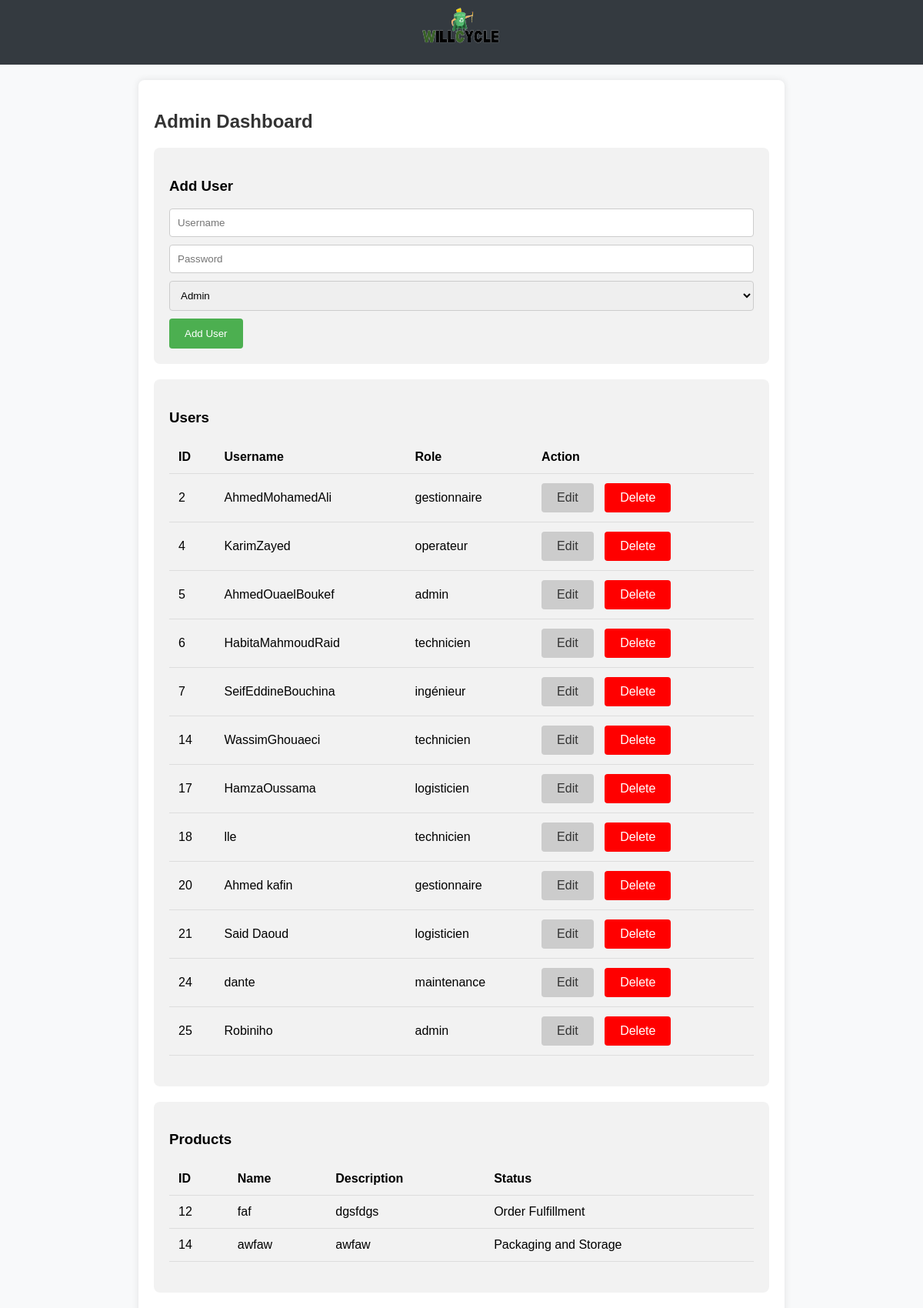
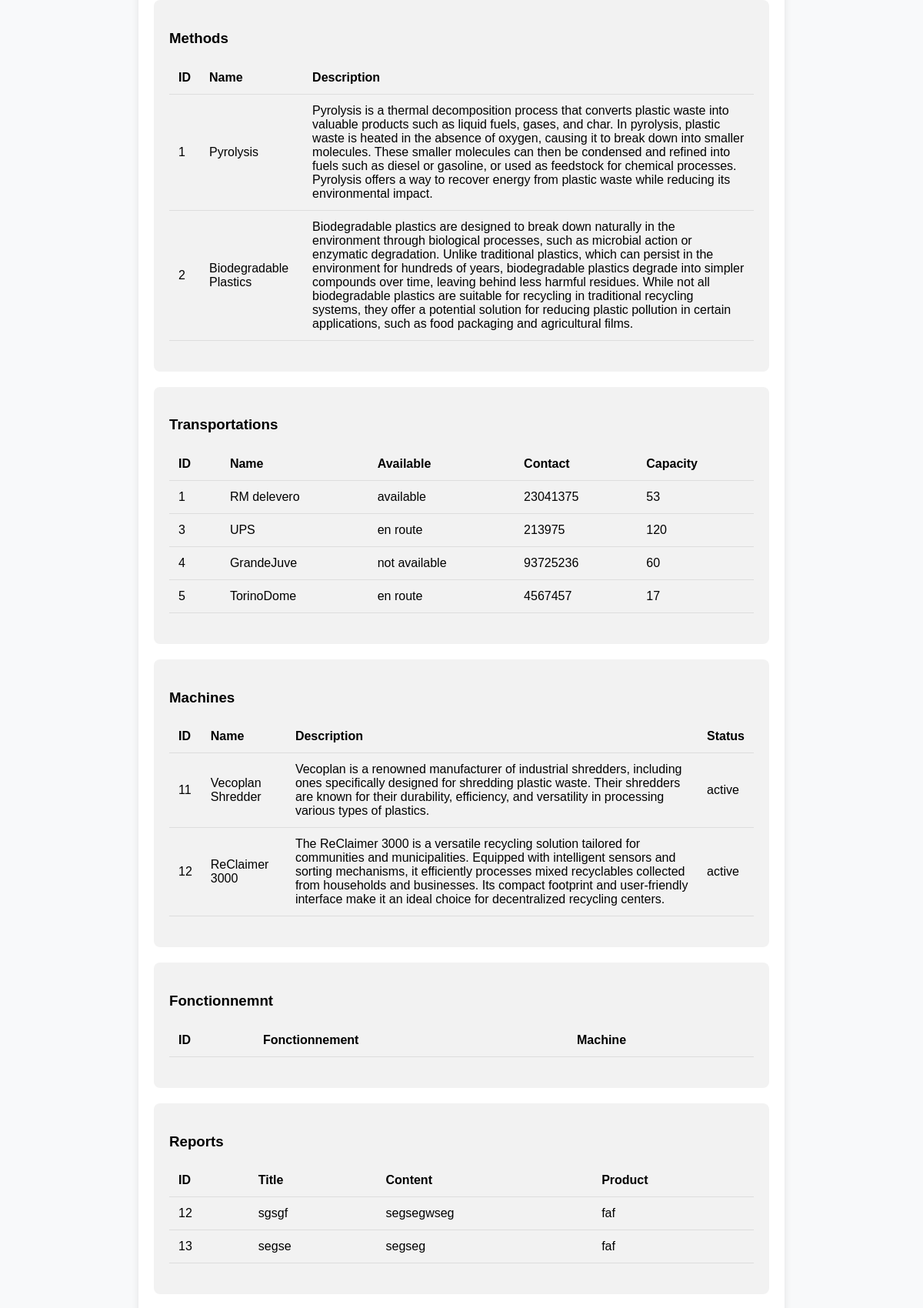
Page /pages/admin.php (signed in, upper part) on the committed database (2 pictures, top to bottom).
### tables this page shows
CREATE TABLE `users` (
  `id` int(10) NOT NULL,
  `username` varchar(50) NOT NULL,
  `password` varchar(50) NOT NULL,
  `role` enum('admin','gestionnaire','logisticien','maintenance','operateur','technicien','ingénieur') NOT NULL
);

CREATE TABLE `product` (
  `id` int(10) NOT NULL,
  `name` varchar(50) NOT NULL,
  `description` text NOT NULL,
  `status` enum('Order Placement','Order Confirmation','Material Receipt','Quality Control and Sorting','Processing and Recycling','Quality Assurance','Packaging and Storage','Order Fulfillment','Shipping and Delivery','Order Completion and Invoice') NOT NULL,
  `addedBy` int(11) NOT NULL,
  `addedAt` datetime NOT NULL DEFAULT current_timestamp()
);

CREATE TABLE `methods` (
  `id` int(10) NOT NULL,
  `name` varchar(50) NOT NULL,
  `description` text NOT NULL,
  `createdBy` int(11) NOT NULL,
  `createdAt` datetime NOT NULL DEFAULT current_timestamp()
);

CREATE TABLE `transportation` (
  `id` int(10) NOT NULL,
  `name` varchar(40) NOT NULL,
  `available` enum('available','not available','en route','') NOT NULL,
  `contact` int(10) NOT NULL,
  `capacity` varchar(50) NOT NULL,
  `createdBy` int(11) NOT NULL,
  `createdAt` datetime NOT NULL DEFAULT current_timestamp()
);

CREATE TABLE `machine` (
  `id` int(10) NOT NULL,
  `nom` varchar(50) NOT NULL,
  `description` text NOT NULL,
  `status` varchar(50) NOT NULL,
  `addedBy` int(11) NOT NULL,
  `addedAt` datetime NOT NULL DEFAULT current_timestamp()
);

CREATE TABLE `reports` (
  `id` int(10) NOT NULL,
  `title` varchar(50) NOT NULL,
  `content` text NOT NULL,
  `productId` int(11) NOT NULL,
  `createdBy` int(11) NOT NULL,
  `createdAt` datetime NOT NULL DEFAULT current_timestamp()
);

### pages/admin.php (the view, shortened to what this page needs)
<?php
require_once '../includes/db.php';
$stmt = $conn->prepare("SELECT * FROM users");
$stmt->execute();
$users = $stmt->fetchAll(PDO::FETCH_ASSOC);
$stmt = $conn->prepare("SELECT * FROM product");
$stmt->execute();
$product = $stmt->fetchAll(PDO::FETCH_ASSOC);
$stmt = $conn->prepare("SELECT * FROM methods");
$stmt->execute();
$methods = $stmt->fetchAll(PDO::FETCH_ASSOC);
$stmt = $conn->prepare("SELECT * FROM transportation");
$stmt->execute();
$transportations = $stmt->fetchAll(PDO::FETCH_ASSOC);
$stmt = $conn->prepare("SELECT * FROM machine");
$stmt->execute();
$machine = $stmt->fetchAll(PDO::FETCH_ASSOC);
$stmt = $conn->prepare("SELECT r.*, p.name AS product_name FROM reports r JOIN product p ON r.productId = p.id");
$stmt->execute();
$reports = $stmt->fetchAll(PDO::FETCH_ASSOC);
?>
<!DOCTYPE html>
<html lang="en">
<head>
</head>
<body>
<?php include('../includes/header.php'); ?>
<div class="container">
    <h2>Admin Dashboard</h2>
    <div class="form-container">
        <h3>Add User</h3>
        <form action="" method="post">
            <input type="text" name="username" placeholder="Username" required>
            <input type="password" name="password" placeholder="Password" required>
            <select class="dropdown-list" name="role" required>
                <option value="admin">Admin</option>
            </select>
            <input type="submit" name="add_user" value="Add User">
        </form>
    </div>
    <div class="form-container">
    <h3>Users</h3>
    <table>
        <thead>
            <tr>
                <th>ID</th>
                <th>Username</th>
                <th>Role</th>
                <th>Action</th>
            </tr>
        </thead>
        <tbody>
            <?php foreach ($users as $user): ?>
                <tr>
                    <td><?php echo $user['id']; ?></td>
                    <td><?php echo $user['username']; ?></td>
                    <td><?php echo $user['role']; ?></td>
                    <td class="action-links">
    <a class="edit" href="#" data-id="<?php echo $user['id']; ?>" data-username="<?php echo $user['username']; ?>" data-role="<?php echo $user['role']; ?>" onclick="openEditUserModal(<?php echo $user['id']; ?>, '<?php echo $user['username']; ?>', '<?php echo $user['role']; ?>')">Edit</a>
    <a class="delete" href="?delete_user=<?php echo $user['id']; ?>" onclick="return confirm('Are you sure you want to delete this user?')">Delete</a>
</td>
                </tr>
            <?php endforeach; ?>
        </tbody>
    </table>
    </div>
<div class="form-container">
<h3>Products</h3>
    <table>
        <thead>
            <tr>
                <th>ID</th>
                <th>Name</th>
                <th>Description</th>
                <th>Status</th>
            </tr>
        </thead>
        <tbody>
            <?php foreach ($product as $productItem): ?>
                <tr>
                    <td><?php echo $productItem['id']; ?></td>
                    <td><?php echo $productItem['name']; ?></td>
                    <td><?php echo $productItem['description']; ?></td>
                    <td><?php echo $productItem['status']; ?></td>
                </tr>
            <?php endforeach; ?>
        </tbody>
    </table>
    </div>
<div class="form-container">
<h3>Methods</h3>
    <table>
        <thead>
            <tr>
                <th>ID</th>
                <th>Name</th>
                <th>Description</th>
            </tr>
        </thead>
        <tbody>
            <?php foreach ($methods as $method): ?>
                <tr>
                    <td><?php echo $method['id']; ?></td>
                    <td><?php echo $method['name']; ?></td>
                    <td><?php echo $method['description']; ?></td>
                </tr>
            <?php endforeach; ?>
        </tbody>
    </table>
    </div>
     <div class="form-container">
     <h3>Transportations</h3>
    <table>
        <thead>
            <tr>
                <th>ID</th>
                <th>Name</th>
                <th>Available</th>
                <th>Contact</th>
                <th>Capacity</th>
            </tr>
        </thead>
        <tbody>
    <?php foreach ($transportations as $transportation): ?>
        <tr>
            <td><?php echo $transportation['id']; ?></td>
            <td id="name_<?php echo $transportation['id']; ?>"><?php echo $transportation['name']; ?></td>
            <td id="available_<?php echo $transportation['id']; ?>"><?php echo $transportation['available']; ?></td>
            <td id="contact_<?php echo $transportation['id']; ?>"><?php echo $transportation['contact']; ?></td>
            <td id="capacity_<?php echo $transportation['id']; ?>"><?php echo $transportation['capacity']; ?></td>
        </tr>
    <?php endforeach; ?>
</tbody>
    </table>
    </div>
     <div class="form-container">
     <h3>Machines</h3>
    <table>
        <thead>
            <tr>
                <th>ID</th>
                <th>Name</th>
                <th>Description</th>
                <th>Status</th>
            </tr>
        </thead>
        <tbody>
            <?php foreach ($machine as $mach): ?>
                <tr>
                    <td><?php echo htmlspecialchars($mach['id']); ?></td>
                    <td><?php echo htmlspecialchars($mach['nom']); ?></td>
                    <td><?php echo htmlspecialchars($mach['description']); ?></td>
                    <td><?php echo htmlspecialchars($mach['status']); ?></td>
                </tr>
            <?php endforeach; ?>
        </tbody>
    </table>
    </div>
    <div class="form-container">
    <h3>Fonctionnemnt</h3>
    <table>
        <thead>
            <tr>
                <th>ID</th>
                <th>Fonctionnement</th>
                <th>Machine</th>
            </tr>
        </thead>
    </table>
    </div>
    <div class="form-container">
    <h3>Reports</h3>
    <table>
        <thead>
            <tr>
                <th>ID</th>
                <th>Title</th>
                <th>Content</th>
                <th>Product</th>
            </tr>
        </thead>
        <tbody>
            <?php foreach ($reports as $report): ?>
                <tr>
                    <td><?php echo $report['id']; ?></td>
                    <td><?php echo $report['title']; ?></td>
                    <td><?php echo $report['content']; ?></td>
                    <td><?php echo $report['product_name']; ?></td>
                </tr>
            <?php endforeach; ?>
        </tbody>
    </table>
    </div>
</div>
<?php include('../includes/footer.php'); ?>
</body>
</html>

### pages/admin.php (style rules this page uses)
body { font-family: Arial, sans-serif; margin: 0; padding: 0; background-color: #f8f9fa; }
.container { max-width: 800px; margin: 20px auto; padding: 20px; background-color: #fff; border-radius: 8px; box-shadow: 0 0 10px rgba(0, 0, 0, 0.1); }
h2 { color: #333; }
table { width: 100%; border-collapse: collapse; margin-bottom: 20px; }
th, td { padding: 12px; border-bottom: 1px solid #ddd; text-align: left; }
th { background-color: #f2f2f2; }
.form-container { margin-bottom: 20px; background-color: #f2f2f2; padding: 20px; border-radius: 8px; }
.form-container input[type="text"], .form-container input[type="password"], .form-container select { width: 100%; padding: 10px; margin-bottom: 10px; border: 1px solid #ccc; border-radius: 4px; box-sizing: border-box; transition: border-color 0.3s ease; }
.form-container input[type="submit"] { background-color: #4CAF50; color: white; padding: 12px 20px; border: none; border-radius: 4px; cursor: pointer; transition: background-color 0.3s ease; }
.action-links { margin-top: 10px; }
.action-links a { display: inline-block; padding: 10px 20px; border-radius: 4px; text-decoration: none; margin-right: 10px; transition: background-color 0.3s ease; }
.action-links a.edit { background-color: #ccc; color: #333; }
.action-links a.delete { background-color: #FF0000; color: #fff; }

### rows in the picture
users: id "2", username "AhmedMohamedAli", role "gestionnaire"
users: id "4", username "KarimZayed", role "operateur"
users: id "5", username "AhmedOuaelBoukef", role "admin"
users: id "6", username "HabitaMahmoudRaid", role "technicien"
users: id "7", username "SeifEddineBouchina", role "ingénieur"
users: id "14", username "WassimGhouaeci", role "technicien"
users: id "17", username "HamzaOussama", role "logisticien"
users: id "18", username "lle", role "technicien"
users: id "20", username "Ahmed kafin", role "gestionnaire"
users: id "21", username "Said Daoud", role "logisticien"
users: id "24", username "dante", role "maintenance"
users: id "25", username "Robiniho", role "admin"
product: id "12", name "faf", description "dgsfdgs", status "Order Fulfillment"
product: id "14", name "awfaw", description "awfaw", status "Packaging and Storage"
methods: id "1", name "Pyrolysis", description "Pyrolysis is a thermal decomposition process that converts plastic waste into valuable products such as liquid fuels, gases, and char. In pyrolysis, plastic waste is heated in the absence of oxygen, causing it to break down into smaller molecules. These smaller molecules can then be condensed and refined into fuels such as diesel or gasoline, or used as feedstock for chemical processes. Pyrolysis offers a way to recover energy from plastic waste while reducing its environmental impact."
methods: id "2", name "Biodegradable Plastics", description "Biodegradable plastics are designed to break down naturally in the environment through biological processes, such as microbial action or enzymatic degradation. Unlike traditional plastics, which can persist in the environment for hundreds of years, biodegradable plastics degrade into simpler compounds over time, leaving behind less harmful residues. While not all biodegradable plastics are suitable for recycling in traditional recycling systems, they offer a potential solution for reducing plastic pollution in certain applications, such as food packaging and agricultural films."
transportation: id "1", name "RM delevero", available "available", contact "23041375", capacity "53"
transportation: id "3", name "UPS", available "en route", contact "213975", capacity "120"
transportation: id "4", name "GrandeJuve", available "not available", contact "93725236", capacity "60"
transportation: id "5", name "TorinoDome", available "en route", contact "4567457", capacity "17"
machine: id "11", nom "Vecoplan Shredder", description "Vecoplan is a renowned manufacturer of industrial shredders, including ones specifically designed for shredding plastic waste. Their shredders are known for their durability, efficiency, and versatility in processing various types of plastics.", status "active"
machine: id "12", nom "ReClaimer 3000", description "The ReClaimer 3000 is a versatile recycling solution tailored for communities and municipalities. Equipped with intelligent sensors and sorting mechanisms, it efficiently processes mixed recyclables collected from households and businesses. Its compact footprint and user-friendly interface make it an ideal choice for decentralized recycling centers.", status "active"
reports: id "12", title "sgsgf", content "segsegwseg", productId.name "faf"
reports: id "13", title "segse", content "segseg", productId.name "faf"
